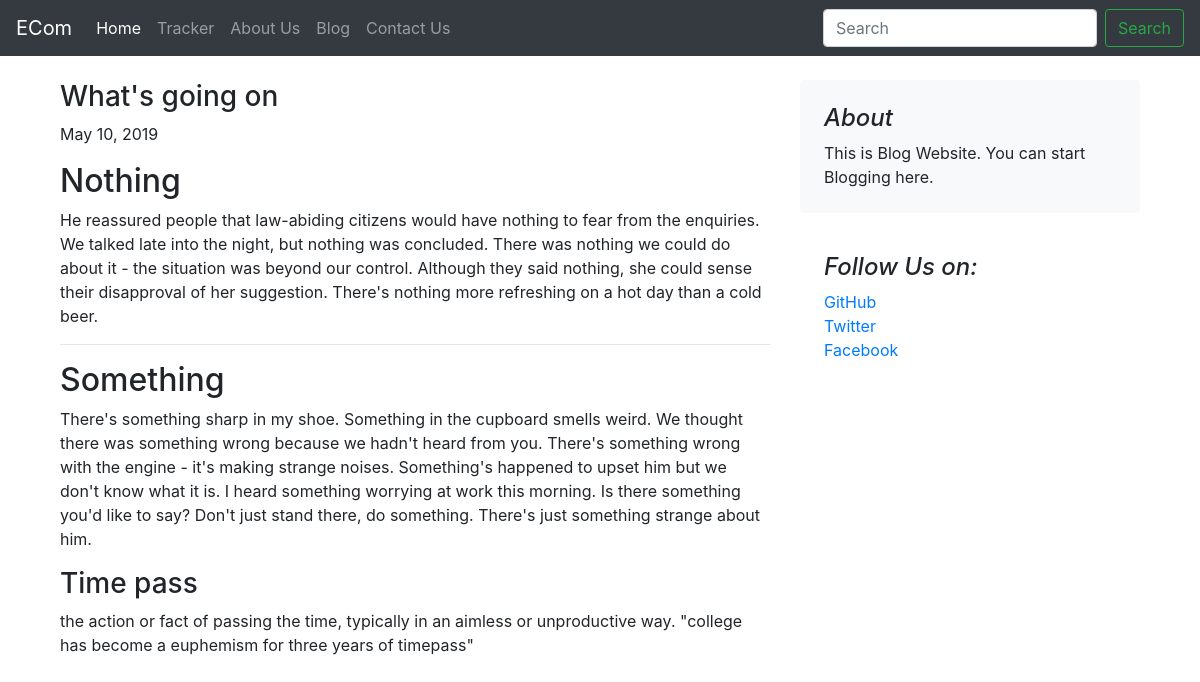
The page /blog/blogpost/1 on the database its author committed.
### blog/models.py (models this page shows, shortened)
class BlogPost(models.Model):
    post_id = models.AutoField(primary_key=True)
    title = models.CharField(max_length = 100)
    head0 = models.CharField(max_length = 300, default='')
    chead0 = models.CharField(max_length = 3000, default='')
    head1 = models.CharField(max_length = 300, default='')
    chead1 = models.CharField(max_length = 3000, default='')
    head2 = models.CharField(max_length = 300, default='')
    chead2 = models.CharField(max_length = 3000, default='')
    pub_date = models.DateField(default='')
    thumbnail = models.ImageField(upload_to = 'blog/images', default = '')

### blog/views.py (the view)
# urls.py: path('blogpost/<int:id>', views.blogPost, name = 'blogPost')
def blogPost(request, id):
    post = BlogPost.objects.filter(post_id = id)[0]
    return render(request, 'blog/blogpost.html', {'post': post})

### blog/templates/blog/blogpost.html (shortened to what this page needs)
{% extends 'blog/basic.html' %}
{% block body%}
<div class="container mt-4">
    <div role="main" class="container">
        <div class="row">
            <div class="col-md-8 blog-main">
                <h3 class="pb-4font-italic">
                    {{post.title}}
                </h3>
                <p class="card-text">{{post.pub_date}}</p>
                <div class="blog-post">
                    <h2 class="blog-post-title">{{post.head0}}</h2>
                    <p class="blog-post-meta">{{post.chead0}}</p>
                    <hr>
                    <h2>{{post.head1}}</h2>
                    <p>{{post.chead1}}</p>
                    <h3>{{post.head2}}</h3>
                    <p>{{post.chead2}}</p>
                </div>
            </div>
            <aside class="col-md-4 blog-sidebar">
                <div class="p-4 mb-3 bg-light rounded">
                    <h4 class="font-italic">About</h4>
                    <p class="mb-0">This is Blog Website. You can start Blogging here.</p>
                </div>
                <div class="p-4">
                    <h4 class="font-italic">Follow Us on: </h4>
                    <ol class="list-unstyled">
                        <li><a href="#">GitHub</a></li>
                        <li><a href="#">Twitter</a></li>
                        <li><a href="#">Facebook</a></li>
                    </ol>
                </div>
            </aside>
        </div>
    </div>
        <br>
</div>
{% endblock %}

### rows shown on the page
BlogPost: title "What's going on", pub_date "May 10, 2019", head0 "Nothing", chead0 "He reassured people that law-abiding citizens would have nothing to fear from the enquiries. We talked late into the night, but nothing was concluded. There was nothing we could do about it - the situation was beyond our control. Although they said nothing, she could sense their disapproval of her suggestion. There's nothing more refreshing on a hot day than a cold beer.", head1 "Something", chead1 "There's something sharp in my shoe. Something in the cupboard smells weird. We thought there was something wrong because we hadn't heard from you. There's something wrong with the engine - it's making strange noises. Something's happened to upset him but we don't know what it is. I heard something worrying at work this morning. Is there something you'd like to say? Don't just stand there, do something. There's just something strange about him.", head2 "Time pass", chead2 "the action or fact of passing the time, typically in an aimless or unproductive way. \"college has become a euphemism for three years of timepass\""
